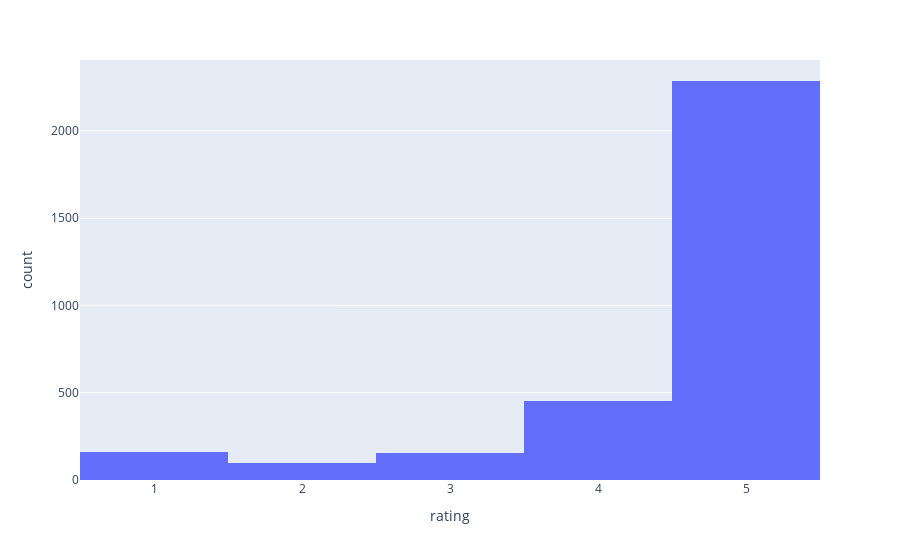
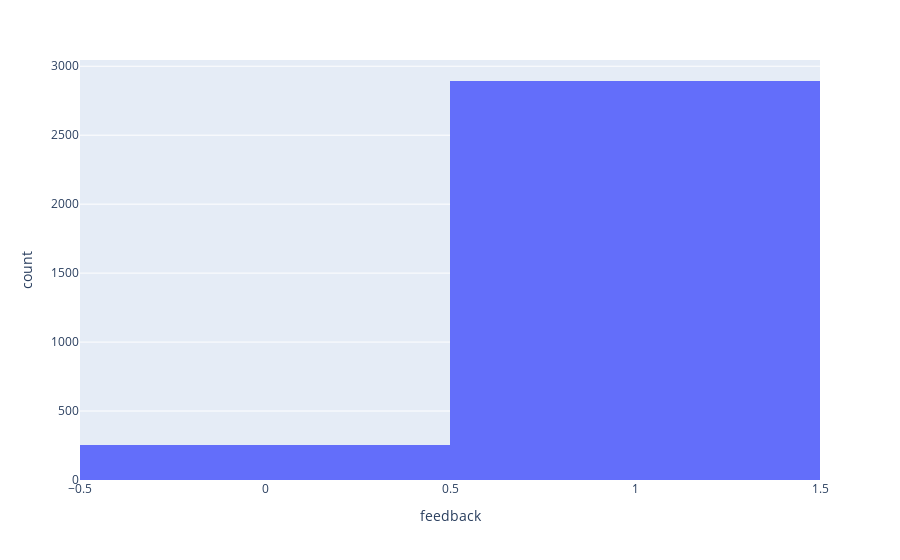

Notebook code for these charts, in order:
### Code cell
import plotly.express as px

for i in reviews_df.select_dtypes("number"):
    fig = px.histogram(reviews_df, x=i)
    fig.show()

### Figure 1 — Plotly figure (JSON) as saved in the notebook; plotly's stock layout.template omitted (floating-point values rounded to 4 significant figures; data arrays with more than 128 entries replaced by an {"elided": "..."} marker saying what was removed)
{"data": [{"alignmentgroup": "True", "bingroup": "x", "hovertemplate": "rating=%{x}<br>count=%{y}<extra></extra>", "legendgroup": "", "marker": {"color": "#636efa", "pattern": {"shape": ""}}, "name": "", "offsetgroup": "", "orientation": "v", "showlegend": false, "type": "histogram", "x": {"elided": "3149 int values"}, "xaxis": "x", "yaxis": "y"}], "layout": {"barmode": "relative", "legend": {"tracegroupgap": 0}, "margin": {"t": 60}, "xaxis": {"anchor": "y", "domain": [0, 1], "title": {"text": "rating"}}, "yaxis": {"anchor": "x", "domain": [0, 1], "title": {"text": "count"}}}}

### Figure 2 — Plotly figure (JSON) as saved in the notebook; plotly's stock layout.template omitted (floating-point values rounded to 4 significant figures; data arrays with more than 128 entries replaced by an {"elided": "..."} marker saying what was removed)
{"data": [{"alignmentgroup": "True", "bingroup": "x", "hovertemplate": "feedback=%{x}<br>count=%{y}<extra></extra>", "legendgroup": "", "marker": {"color": "#636efa", "pattern": {"shape": ""}}, "name": "", "offsetgroup": "", "orientation": "v", "showlegend": false, "type": "histogram", "x": {"elided": "3149 int values"}, "xaxis": "x", "yaxis": "y"}], "layout": {"barmode": "relative", "legend": {"tracegroupgap": 0}, "margin": {"t": 60}, "xaxis": {"anchor": "y", "domain": [0, 1], "title": {"text": "feedback"}}, "yaxis": {"anchor": "x", "domain": [0, 1], "title": {"text": "count"}}}}
